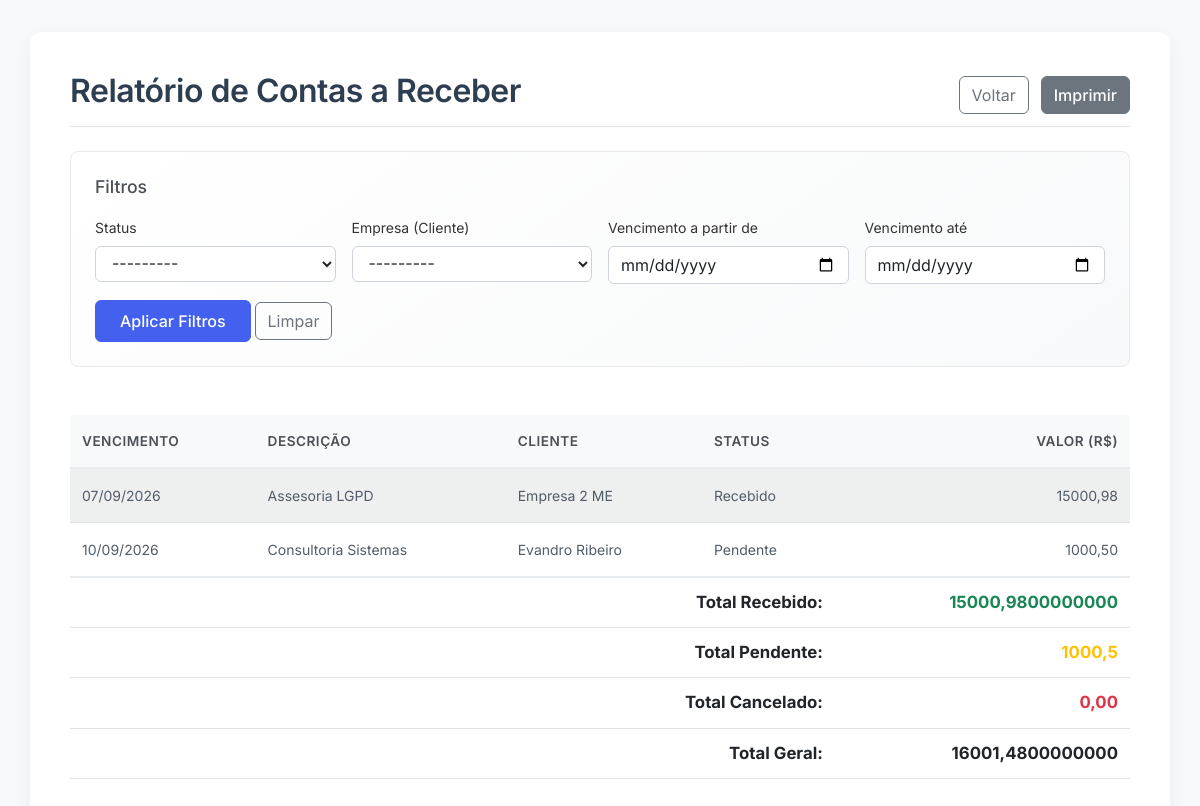
Page /financeiro/receber/relatorio/ on the committed database.
### financeiro/models.py (models this page shows, shortened)
class ContaAReceber(models.Model):
    descricao = models.CharField('Descrição', max_length=200)
    valor = models.DecimalField('Valor', max_digits=10, decimal_places=2)
    data_vencimento = models.DateField('Data de Vencimento')
    data_recebimento = models.DateField('Data de Recebimento', null=True, blank=True)
    status = models.CharField('Status', max_length=1, choices=STATUS_RECEBER_CHOICES, default='P')
    cliente_pessoa = models.ForeignKey(Pessoa, on_delete=models.SET_NULL, null=True, blank=True, verbose_name='Cliente (Pessoa Física)')
    cliente_empresa = models.ForeignKey(Empresa, on_delete=models.SET_NULL, null=True, blank=True, verbose_name='Cliente (Pessoa Jurídica)')
    data_criacao = models.DateTimeField(auto_now_add=True)
    data_atualizacao = models.DateTimeField(auto_now=True)
    class Meta:
        verbose_name = 'Conta a Receber'
        verbose_name_plural = 'Contas a Receber'
        ordering = ['data_vencimento', 'status']

### cadastros/models.py (models this page shows, shortened)
class Empresa(models.Model):
    razao_social = models.CharField('Razão Social', max_length=150)
    cnpj = models.CharField('CNPJ', max_length=18, unique=True)
    email = models.EmailField('E-mail', blank=True, null=True)
    data_criacao = models.DateTimeField(auto_now_add=True)
    data_atualizacao = models.DateTimeField(auto_now=True)
    class Meta:
        verbose_name = 'Empresa'
        verbose_name_plural = 'Empresas'
        ordering = ['razao_social']
    def __str__(self):
        return self.razao_social

class Pessoa(models.Model):
    nome = models.CharField('Nome', max_length=100)
    cpf = models.CharField('CPF', max_length=14, unique=True)
    email = models.EmailField('E-mail', blank=True, null=True)
    data_criacao = models.DateTimeField(auto_now_add=True)
    data_atualizacao = models.DateTimeField(auto_now=True)
    class Meta:
        verbose_name = 'Pessoa'
        verbose_name_plural = 'Pessoas'
        ordering = ['nome']

### financeiro/views.py (the view)
# urls.py: path('receber/relatorio/', views.RelatorioContasReceberView.as_view(), name='conta_receber_relatorio'),
class RelatorioContasReceberView(FilterView):
    model = ContaAReceber
    template_name = 'financeiro/relatorio_contas_receber.html'
    filterset_class = ContaAReceberFilter
    def get_context_data(self, **kwargs):
        context = super().get_context_data(**kwargs)
        qs = self.object_list
        context['total_geral'] = qs.aggregate(total=Sum('valor'))['total'] or 0
        context['total_pendente'] = qs.filter(status='P').aggregate(total=Sum('valor'))['total'] or 0
        context['total_recebido'] = qs.filter(status='R').aggregate(total=Sum('valor'))['total'] or 0
        context['total_cancelado'] = qs.filter(status='C').aggregate(total=Sum('valor'))['total'] or 0
        return context

### financeiro/templates/financeiro/relatorio_contas_receber.html (shortened to what this page needs)
{% extends 'cadastros/base_report.html' %}
{% block report_title %}Relatório de Contas a Receber{% endblock %}
{% block filters %}
    {% for field in filter.form %}
        <div class="col-md-3">
            <label class="form-label">{{ field.label }}</label>
            {{ field }}
        </div>
    {% endfor %}
{% endblock %}
{% block report_content %}
<div class="table-responsive">
    <table class="table table-striped table-hover">
        <thead>
            <tr>
                <th>Vencimento</th>
                <th>Descrição</th>
                <th>Cliente</th>
                <th>Status</th>
                <th class="text-end">Valor (R$)</th>
            </tr>
        </thead>
        <tbody>
            {% for conta in object_list %}
            <tr>
                <td>{{ conta.data_vencimento|date:"d/m/Y" }}</td>
                <td>{{ conta.descricao }}</td>
                <td>
                    {% if conta.cliente_pessoa %}
                        {{ conta.cliente_pessoa.nome }}
                    {% elif conta.cliente_empresa %}
                        {{ conta.cliente_empresa.razao_social }}
                    {% else %}
                        -
                    {% endif %}
                </td>
                <td>{{ conta.get_status_display }}</td>
                <td class="text-end">{{ conta.valor }}</td>
            </tr>
            {% empty %}
            <tr>
                <td colspan="5" class="text-center">Nenhum registro encontrado.</td>
            </tr>
            {% endfor %}
        </tbody>
        <tfoot class="table-group-divider">
            <tr class="fw-bold">
                <td colspan="4" class="text-end">Total Recebido:</td>
                <td class="text-end text-success">{{ total_recebido|default:"0,00" }}</td>
            </tr>
            <tr class="fw-bold">
                <td colspan="4" class="text-end">Total Pendente:</td>
                <td class="text-end text-warning">{{ total_pendente|default:"0,00" }}</td>
            </tr>
            <tr class="fw-bold">
                <td colspan="4" class="text-end">Total Cancelado:</td>
                <td class="text-end text-danger">{{ total_cancelado|default:"0,00" }}</td>
            </tr>
            <tr class="fw-bold fs-5">
                <td colspan="4" class="text-end">Total Geral:</td>
                <td class="text-end">{{ total_geral|default:"0,00" }}</td>
            </tr>
        </tfoot>
    </table>
</div>
{% endblock %}

### cadastros/templates/cadastros/base_report.html (style rules this page uses)
body { font-family: 'Inter', sans-serif; font-size: 14px; background-color: #f8f9fa; color: #333; }
.table { margin-top: 1.5rem; }
.table thead th { background-color: #f8f9fa; color: #495057; font-weight: 600; text-transform: uppercase; font-size: 0.85rem; letter-spacing: 0.5px; border-bottom: 2px solid #e9ecef; padding: 1rem 0.75rem; }
.table tbody td { padding: 1rem 0.75rem; vertical-align: middle; color: #505d69; }
.table-striped>tbody>tr:nth-of-type(odd)>* { background-color: rgba(248, 249, 250, 0.5); }
.table-group-divider { border-top: 2px solid #e9ecef; }
tfoot tr td { font-size: 1.05rem; padding: 0.75rem !important; }

### financeiro/templates/financeiro/relatorio_contas_receber.html (style rules this page uses)
.no-print form input, .no-print form select { display: block; width: 100%; padding: .375rem .75rem; font-size: 1rem; font-weight: 400; line-height: 1.5; color: #212529; background-color: #fff; background-clip: padding-box; border: 1px solid #ced4da; border-radius: .375rem; }

### rows in the picture
ContaAReceber: data_vencimento "07/09/2026", descricao "Assesoria LGPD", cliente_empresa.razao_social "Empresa 2 ME", status "Recebido", valor "15000,98"
ContaAReceber: data_vencimento "10/09/2026", descricao "Consultoria Sistemas", cliente_pessoa.nome "Evandro Ribeiro", status "Pendente", valor "1000,50"

### other values in the picture
{{ field.label }} "Status" "Empresa (Cliente)" "Vencimento a partir de" "Vencimento até"
{{ total_recebido|default:"0,00" }} "15000,9800000000"
{{ total_pendente|default:"0,00" }} "1000,5"
{{ total_cancelado|default:"0,00" }} "0,00"
{{ total_geral|default:"0,00" }} "16001,4800000000"
